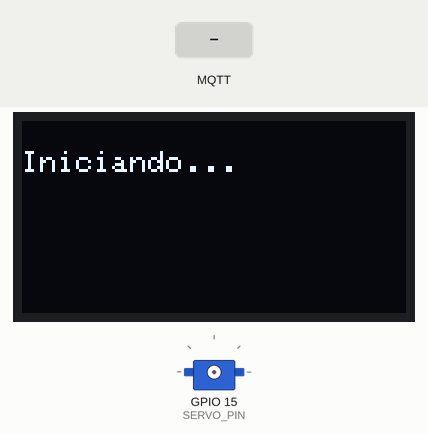
Recording of a sketch running on a simulated ESP32. Shown: 128×64 one-colour display, servo. Inputs (shaded band) come from the test bench. WiFi joins after 1.5 s; servers stay silent unless stated; no MQTT or app messages arrive unless stated; what the sketch prints to the serial monitor is not drawn.

Above: at 0.06 s.
At 2.8 s:
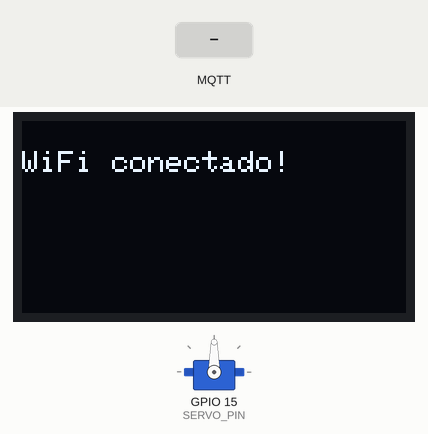
2.9 s: MQTT message "1" arrives on the first subscribed topic
At 3.6 s:
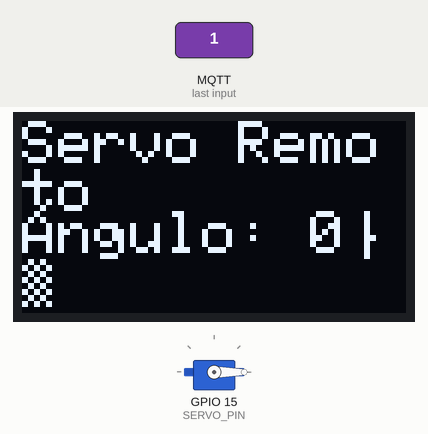
4.4 s: MQTT message "on" arrives on the first subscribed topic
5.9 s: MQTT message "off" arrives on the first subscribed topic
Timing chart, 0 to 8.9 s (numbered marks = the images above; inputs shaded):
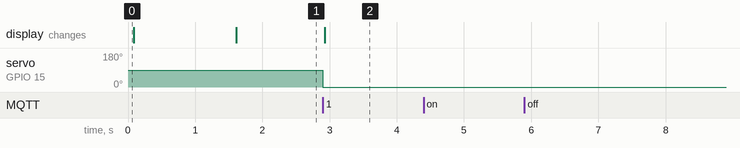

Measured:
- after the input at 2.9 s, servo on GPIO 15 (SERVO_PIN): 90° → 0° at once; the display: changes at once (image 2)
- after the input at 4.4 s, every drawn part: stays the same
- after the input at 5.9 s, every drawn part: stays the same

The sketch:

Exercicio2_ControleRemoto_Servo_FeedbackVisual.ino
```cpp
#include <WiFi.h>
#include <PubSubClient.h>
#include <ArduinoJson.h>
#include <Wire.h>
#include <Adafruit_GFX.h>
#include <Adafruit_SSD1306.h>
#include <ESP32Servo.h>

// === CONFIGURAÇÕES OLED ===
#define SCREEN_WIDTH 128
#define SCREEN_HEIGHT 64
#define OLED_ADDR 0x3C
Adafruit_SSD1306 display(SCREEN_WIDTH, SCREEN_HEIGHT, &Wire, -1);

// === CONFIGURAÇÕES SERVO ===
#define SERVO_PIN 15
Servo servo;

// === CONFIGURAÇÕES Wi-Fi e MQTT ===
const char* SSID = "Iphone do pavarin";
const char* PASSWORD = "pavarinii";
const char* BROKER = "broker.hivemq.com";
const int BROKER_PORT = 1883;
const char* TOPIC = "dupla15/servo/comando";

WiFiClient espClient;
PubSubClient client(espClient);

// === FUNÇÃO CALLBACK (recebe MQTT) ===
void callback(char* topic, byte* payload, unsigned int length) {
  String msg;
  for (int i = 0; i < length; i++) msg += (char)payload[i];

  Serial.print("Mensagem recebida: ");
  Serial.println(msg);

  StaticJsonDocument<200> doc;
  DeserializationError erro = deserializeJson(doc, msg);
  if (erro) {
    Serial.println("Erro ao interpretar JSON!");
    return;
  }

  int angulo = doc["angulo"];
  servo.write(angulo);

  display.clearDisplay();
  display.setTextSize(2);
  display.setTextColor(SSD1306_WHITE);
  display.setCursor(0, 0);
  display.println("Servo Remoto");
  display.setCursor(0, 30);
  display.print("Angulo: ");
  display.print(angulo);
  display.println("°");
  display.display();
}

// === FUNÇÃO PARA CONECTAR AO MQTT ===
void reconnectMQTT() {
  while (!client.connected()) {
    Serial.print("Conectando ao broker MQTT...");
    if (client.connect("ESP32_Servo")) {
      Serial.println("Conectado!");
      client.subscribe(TOPIC);
    } else {
      Serial.print("Falha, rc=");
      Serial.print(client.state());
      Serial.println(" tentando novamente em 5s");
      delay(5000);
    }
  }
}

// === FUNÇÃO PARA CONECTAR AO WI-FI COM TIMEOUT ===
bool conectarWiFi() {
  WiFi.begin(SSID, PASSWORD);
  int tentativas = 0;
  display.clearDisplay();
  display.setTextSize(1);
  display.setCursor(0,10);
  display.println("Conectando WiFi...");
  display.display();

  while (WiFi.status() != WL_CONNECTED && tentativas < 20) { // ~10s
    delay(500);
    Serial.print(".");
    tentativas++;
  }

  if (WiFi.status() == WL_CONNECTED) {
    Serial.println("\nWiFi conectado!");
    Serial.print("IP: ");
    Serial.println(WiFi.localIP());

    display.clearDisplay();
    display.setCursor(0,10);
    display.println("WiFi conectado!");
    display.display();
    return true;
  } else {
    Serial.println("\nFalha ao conectar WiFi");
    display.clearDisplay();
    display.setCursor(0,10);
    display.println("Falha WiFi!");
    display.display();
    return false;
  }
}

void setup() {
  Serial.begin(115200);

  // Inicializa I2C OLED
  Wire.begin(21, 22); // SDA, SCL
  if (!display.begin(SSD1306_SWITCHCAPVCC, OLED_ADDR)) {
    Serial.println("Falha ao iniciar OLED!");
    while (true);
  }

  display.clearDisplay();
  display.setTextSize(1);
  display.setTextColor(SSD1306_WHITE);
  display.setCursor(0,10);
  display.println("Iniciando...");
  display.display();

  // Inicializa servo
  servo.attach(SERVO_PIN);
  servo.write(90); // posição inicial

  // Conecta Wi-Fi
  bool conectado = conectarWiFi();
  if (!conectado) {
    Serial.println("Continuando sem Wi-Fi, aguardando conexão...");
  }

  // Configura MQTT
  client.setServer(BROKER, BROKER_PORT);
  client.setCallback(callback);
}

void loop() {
  // Tenta reconectar Wi-Fi se desconectado
  if (WiFi.status() != WL_CONNECTED) {
    conectarWiFi();
  }

  // Tenta reconectar MQTT se desconectado
  if (!client.connected()) reconnectMQTT();

  client.loop();
}
```
